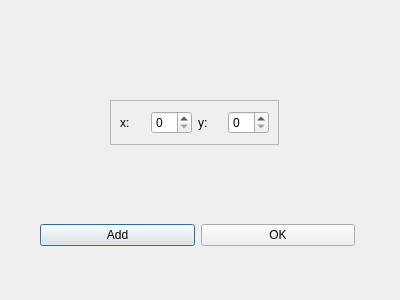
<?xml version="1.0" encoding="UTF-8"?>
<ui version="4.0">
 <class>SetInputDialog</class>
 <widget class="QDialog" name="SetInputDialog">
  <property name="geometry">
   <rect>
    <x>0</x>
    <y>0</y>
    <width>400</width>
    <height>300</height>
   </rect>
  </property>
  <property name="windowTitle">
   <string>Dialog</string>
  </property>
  <widget class="QWidget" name="widget" native="true">
   <property name="geometry">
    <rect>
     <x>40</x>
     <y>210</y>
     <width>315</width>
     <height>50</height>
    </rect>
   </property>
   <layout class="QHBoxLayout" name="horizontalLayout">
    <item>
     <widget class="QPushButton" name="addButton">
      <property name="text">
       <string>Add</string>
      </property>
     </widget>
    </item>
    <item>
     <widget class="QPushButton" name="okButton">
      <property name="text">
       <string>OK</string>
      </property>
     </widget>
    </item>
   </layout>
  </widget>
  <widget class="QFrame" name="frame">
   <property name="geometry">
    <rect>
     <x>110</x>
     <y>100</y>
     <width>169</width>
     <height>45</height>
    </rect>
   </property>
   <property name="frameShape">
    <enum>QFrame::StyledPanel</enum>
   </property>
   <property name="frameShadow">
    <enum>QFrame::Raised</enum>
   </property>
   <layout class="QHBoxLayout" name="horizontalLayout_2">
    <item>
     <widget class="QLabel" name="label">
      <property name="text">
       <string>x:</string>
      </property>
     </widget>
    </item>
    <item>
     <widget class="QSpinBox" name="xSpinBox"/>
    </item>
    <item>
     <widget class="QLabel" name="label_2">
      <property name="text">
       <string>y:</string>
      </property>
     </widget>
    </item>
    <item>
     <widget class="QSpinBox" name="ySpinBox"/>
    </item>
   </layout>
  </widget>
 </widget>
 <resources/>
 <connections/>
</ui>
